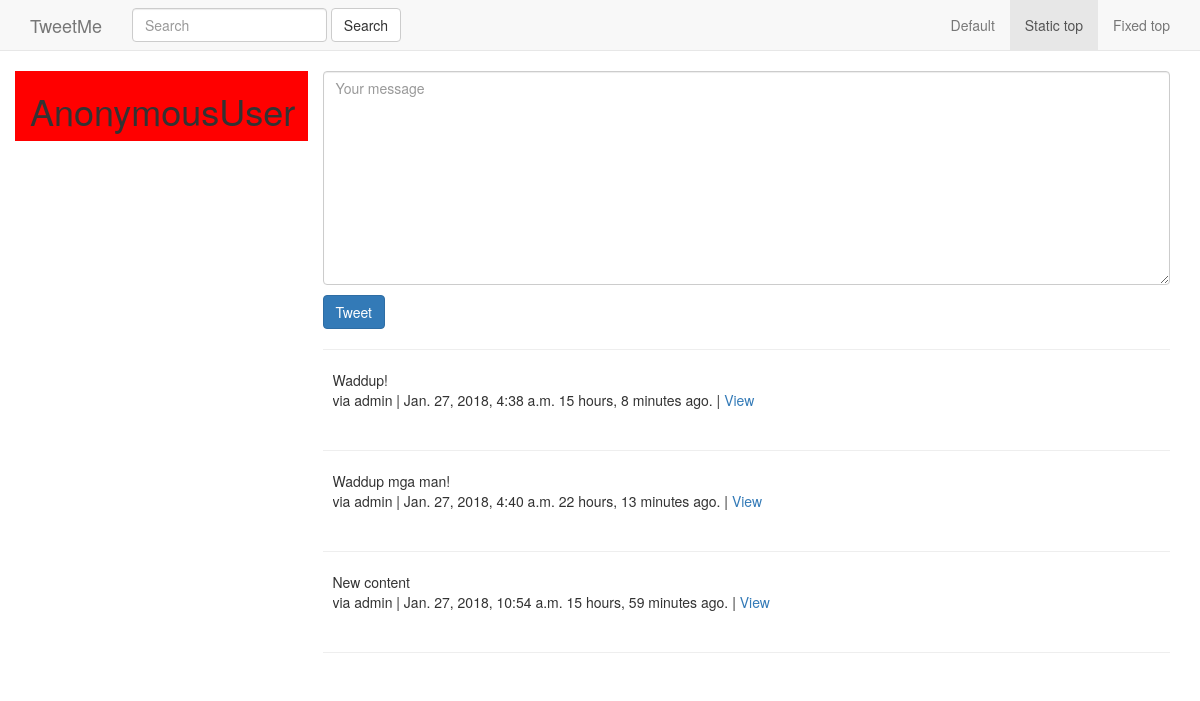
/, run on an earlier commit of the app's database.
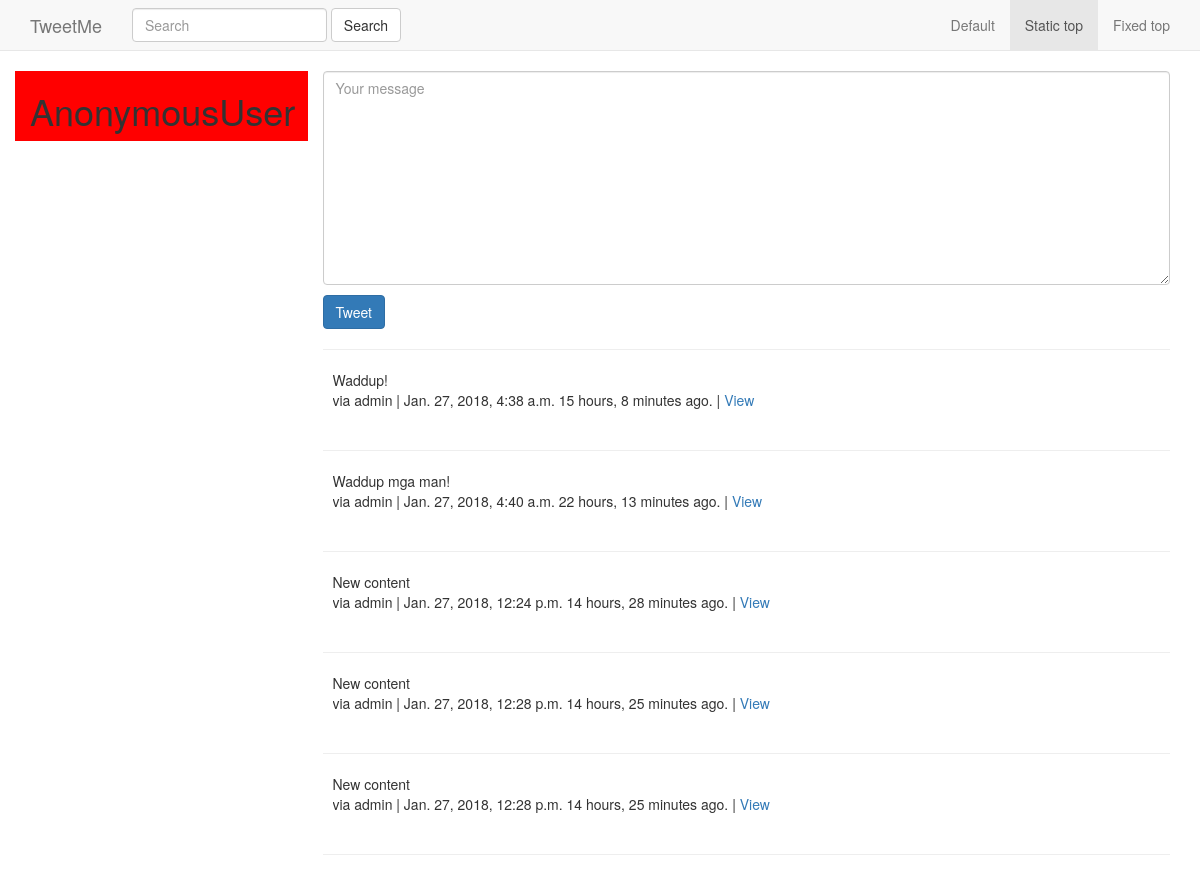
And on a later commit of the database.
### tweets/models.py (models this page shows, shortened)
class Tweet(models.Model):
	user 			= models.ForeignKey(User)
	content 		= models.CharField(max_length=140, validators=[validate_content])
	updated 		= models.DateTimeField(auto_now=True)
	timestamp		= models.DateTimeField(auto_now_add=True)
	def get_absolute_url(self):
		return reverse("tweet:detail", kwargs={"pk":self.pk})

### tweets/views.py (the view)
# urls.py: url(r'^$', TweetListView.as_view(), name='home'),
class TweetListView(ListView):
	def get_queryset(self, *args, **kwargs):
		qs = Tweet.objects.all()
		query = self.request.GET.get("q", None)
		if query is not None:
			qs = qs.filter(
					Q(content__icontains=query)|
					Q(user__username__icontains=query)
					)
		return qs
	def get_context_data(self, *args, **kwargs):
		context = super(TweetListView, self).get_context_data(*args, **kwargs)
		context['create_form'] = TweetModelForm()
		context['create_url'] = reverse_lazy('tweet:create')
		return context

### tweets/forms.py
class TweetModelForm(forms.ModelForm):
	content = forms.CharField(label='', widget=forms.Textarea(attrs= {
								'placeholder': "Your message",
								"class": "form-control"
								}
							))
	class Meta:
		model = Tweet
		fields = [
			"content"
		]

### tweets/templates/tweets/tweet_list.html (shortened to what this page needs)
{% extends 'base.html' %}
{% block content %}
	<div class="row">
		<div class="col-sm-3 col-xs-12" style="background-color: red;">
			<h1>{{ request.user }}</h1>
		</div>
		<div class="col-sm-9">
			{% if not request.GET.q %}
				<div class="">
					{% include "tweets/form.html" with form=create_form action_url=create_url btn_title='Tweet'%}
				</div>
				<hr/>
			{% endif %}
			{% for obj in object_list %}
				<div class="media">
					<div class="media-left">
					</div>
					<div class="media-body">
						{{ obj.content }}<br/>
						via {{ obj.user }} | {{ obj.timestamp }} {{ obj.updated|timesince }} ago. | <a href="{{ obj.get_absolute_url }}">View</a>
					</div>
				</div><br/>
				<hr/>
				{% empty %}
					{% if request.GET.q %}
						<p>No tweets found.</p>
					{% else %}
						<p>No tweets yet.</p>
					{% endif %}
			{% endfor %}
		</div>
	</div>
{% endblock content %}

### templates/base.html (shortened to what this page needs)
{% load static %}
<!DOCTYPE html>
<html lang="en">
  <head>
    <link href="{% static 'css/bootstrap.min.css' %}" rel="stylesheet">
    {% include 'navbar.html' %}
  </head>
  <body>
    <div class="container">
      {% block content %}
      {% endblock content %}
    </div>
  </body>
</html>

### templates/navbar.html (shortened to what this page needs)
<nav class="navbar navbar-default navbar-static-top">
  <div class="container">
    <div class="navbar-header">
      <a class="navbar-brand" href="{% url 'home' %}">TweetMe</a>
    </div>
    {% include 'tweets/search_form.html' %}
    <div id="navbar" class="navbar-collapse collapse">
      <ul class="nav navbar-nav navbar-right">
        <li><a href="../navbar/">Default</a></li>
        <li class="active"><a href="./">Static top <span class="sr-only">(current)</span></a></li>
        <li><a href="../navbar-fixed-top/">Fixed top</a></li>
      </ul>
    </div>
  </div>
</nav>

### tweets/templates/tweets/search_form.html
<form class="navbar-form navbar-left" method='GET' action='{% url "tweet:list" %}'>
	<div class="form-group">
		<input class="form-control" type="text" name="q" placeholder="Search" value='{{ request.GET.q }}'/>
	</div>
	<button type="submit" class="btn btn-default">Search</button>
</form>

### tweets/templates/tweets/form.html
<form class='form' method='POST' action="{% if action_url %}{{ action_url }}{% endif %}">{% csrf_token %}
	{{ form.as_p }}
	<input class='btn btn-primary' type="submit" value="{{ btn_title }}">
</form>

What changed in the data, as far as the page shows it:
removed Tweet: content "New content", user "admin", timestamp "Jan. 27, 2018, 10:54 a.m.", updated "15 hours, 59 minutes"
added Tweet: content "New content", user "admin", timestamp "Jan. 27, 2018, 12:24 p.m.", updated "14 hours, 28 minutes"
added Tweet: content "New content", user "admin", timestamp "Jan. 27, 2018, 12:28 p.m.", updated "14 hours, 25 minutes"
added Tweet: content "New content", user "admin", timestamp "Jan. 27, 2018, 12:28 p.m.", updated "14 hours, 25 minutes"
